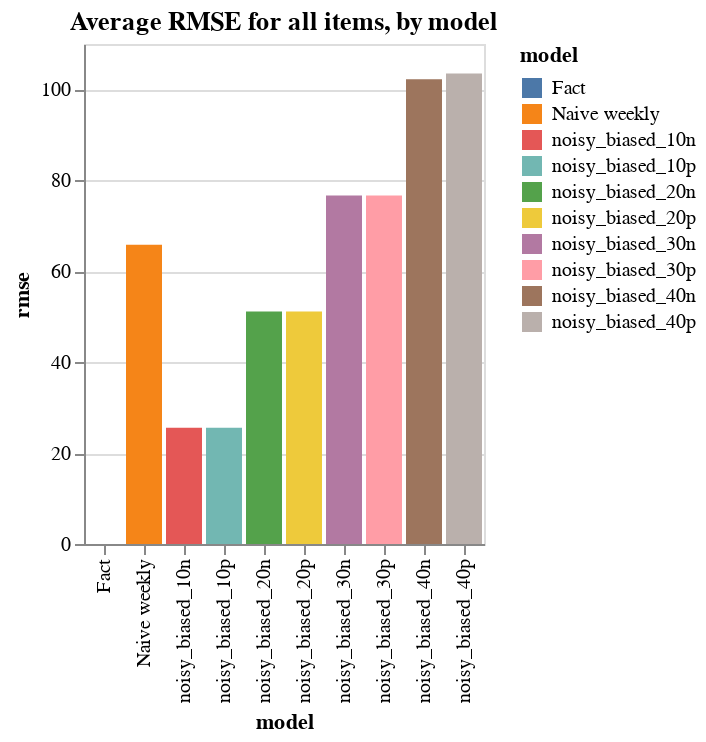

The notebook cell this image was saved under:
### Code cell
alt.Chart((eval_df.groupby(['model']).sum()[['rmse_normalized','rmse']]/3).reset_index(),
         title='Average RMSE for all items, by model').mark_bar().encode(
    x=alt.X('model:N'),
    y=alt.Y('rmse:Q',scale=alt.Scale(zero=False)),
    color=alt.Color('model:N'),
).properties(width=200, height=250)#.interactive()

### Figure 1 — Vega-Lite specification as saved in the notebook (floating-point values rounded to 4 significant figures)
{"config": {"view": {"continuousWidth": 400, "continuousHeight": 300}}, "data": {"name": "data-3241a5d75e0d0f270306662dc50a1c16"}, "mark": "bar", "encoding": {"color": {"type": "nominal", "field": "model"}, "x": {"type": "nominal", "field": "model"}, "y": {"type": "quantitative", "field": "rmse", "scale": {"zero": false}}}, "height": 250, "title": "Average RMSE for all items, by model", "width": 200, "$schema": "https://vega.github.io/schema/vega-lite/v4.8.1.json", "datasets": {"data-3241a5d75e0d0f270306662dc50a1c16": [{"model": "Fact", "rmse_normalized": 0.0, "rmse": 0.0}, {"model": "Naive weekly", "rmse_normalized": 0.3333, "rmse": 65.83}, {"model": "noisy_biased_10n", "rmse_normalized": 0.1294, "rmse": 25.56}, {"model": "noisy_biased_10p", "rmse_normalized": 0.1294, "rmse": 25.56}, {"model": "noisy_biased_20n", "rmse_normalized": 0.2589, "rmse": 51.13}, {"model": "noisy_biased_20p", "rmse_normalized": 0.2589, "rmse": 51.13}, {"model": "noisy_biased_30n", "rmse_normalized": 0.3883, "rmse": 76.69}, {"model": "noisy_biased_30p", "rmse_normalized": 0.3883, "rmse": 76.69}, {"model": "noisy_biased_40n", "rmse_normalized": 0.5178, "rmse": 102.3}, {"model": "noisy_biased_40p", "rmse_normalized": 0.5242, "rmse": 103.5}]}}
